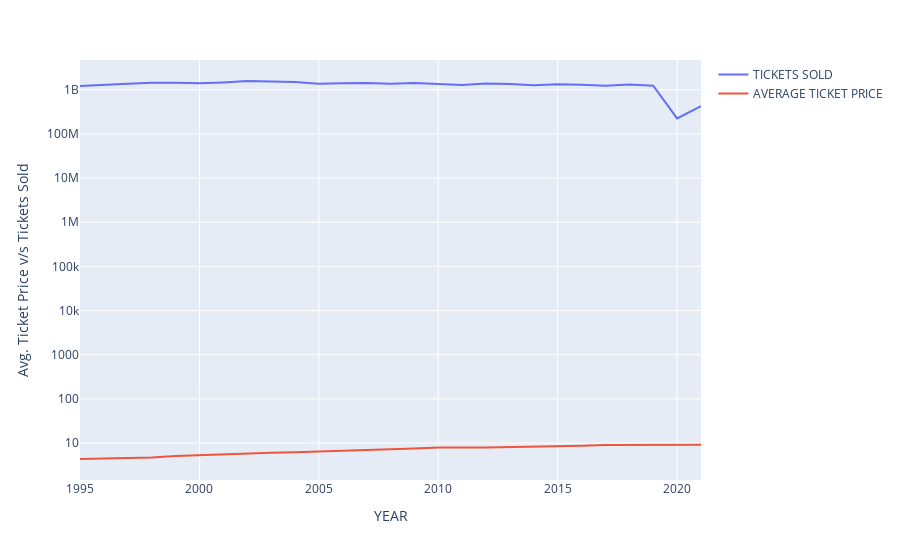

Here is the notebook cell this chart was saved with:
### Code cell
fig = px.line(AnnualTicketSales, x='YEAR', y=['TICKETS SOLD', 'AVERAGE TICKET PRICE'], log_y = True)
fig.update_layout(yaxis_title="Avg. Ticket Price v/s Tickets Sold", legend_title = "")
fig.show()

### Figure 1 — Plotly figure (JSON) as saved in the notebook; plotly's stock layout.template omitted (floating-point values rounded to 4 significant figures)
{"data": [{"hovertemplate": "variable=TICKETS SOLD<br>YEAR=%{x}<br>value=%{y}<extra></extra>", "legendgroup": "TICKETS SOLD", "line": {"color": "#636efa", "dash": "solid"}, "marker": {"symbol": "circle"}, "mode": "lines", "name": "TICKETS SOLD", "orientation": "v", "showlegend": true, "type": "scatter", "x": [2021, 2020, 2019, 2018, 2017, 2016, 2015, 2014, 2013, 2012, 2011, 2010, 2009, 2008, 2007, 2006, 2005, 2004, 2003, 2002, 2001, 2000, 1999, 1998, 1997, 1996, 1995], "xaxis": "x", "y": [423774881, 223638958, 1228541629, 1311536128, 1225639761, 1302556378, 1323356776, 1257402920, 1339168926, 1380921942, 1282915168, 1328549021, 1418567388, 1358042073, 1420036680, 1398738283, 1372980280, 1495651298, 1524589620, 1575756527, 1465874205, 1397460079, 1444664086, 1443832471, 1357349648, 1305221290, 1221705907], "yaxis": "y"}, {"hovertemplate": "variable=AVERAGE TICKET PRICE<br>YEAR=%{x}<br>value=%{y}<extra></extra>", "legendgroup": "AVERAGE TICKET PRICE", "line": {"color": "#EF553B", "dash": "solid"}, "marker": {"symbol": "circle"}, "mode": "lines", "name": "AVERAGE TICKET PRICE", "orientation": "v", "showlegend": true, "type": "scatter", "x": [2021, 2020, 2019, 2018, 2017, 2016, 2015, 2014, 2013, 2012, 2011, 2010, 2009, 2008, 2007, 2006, 2005, 2004, 2003, 2002, 2001, 2000, 1999, 1998, 1997, 1996, 1995], "xaxis": "x", "y": [9.16, 9.16, 9.16, 9.11, 8.97, 8.65, 8.43, 8.17, 8.13, 7.96, 7.93, 7.89, 7.5, 7.18, 6.88, 6.55, 6.41, 6.21, 6.03, 5.81, 5.66, 5.39, 5.08, 4.69, 4.59, 4.42, 4.35], "yaxis": "y"}], "layout": {"legend": {"title": {"text": ""}, "tracegroupgap": 0}, "margin": {"t": 60}, "xaxis": {"anchor": "y", "domain": [0, 1], "title": {"text": "YEAR"}}, "yaxis": {"anchor": "x", "domain": [0, 1], "title": {"text": "Avg. Ticket Price v/s Tickets Sold"}, "type": "log"}}}
